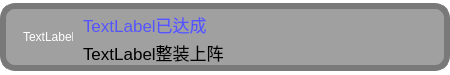
<?xml version="1.0" encoding="UTF-8"?>
<ui version="4.0">
 <class>Tips</class>
 <widget class="QDialog" name="Tips">
  <property name="geometry">
   <rect>
    <x>0</x>
    <y>0</y>
    <width>450</width>
    <height>75</height>
   </rect>
  </property>
  <property name="minimumSize">
   <size>
    <width>450</width>
    <height>75</height>
   </size>
  </property>
  <property name="maximumSize">
   <size>
    <width>450</width>
    <height>75</height>
   </size>
  </property>
  <property name="font">
   <font>
    <pointsize>9</pointsize>
   </font>
  </property>
  <property name="windowTitle">
   <string>Dialog</string>
  </property>
  <property name="styleSheet">
   <string notr="true">background-color: rgba(0, 0, 0,0);
</string>
  </property>
  <layout class="QGridLayout" name="gridLayout_2">
   <property name="leftMargin">
    <number>0</number>
   </property>
   <property name="topMargin">
    <number>0</number>
   </property>
   <property name="rightMargin">
    <number>0</number>
   </property>
   <property name="bottomMargin">
    <number>0</number>
   </property>
   <property name="spacing">
    <number>0</number>
   </property>
   <item row="0" column="0">
    <widget class="QWidget" name="widget" native="true">
     <property name="minimumSize">
      <size>
       <width>450</width>
       <height>68</height>
      </size>
     </property>
     <property name="maximumSize">
      <size>
       <width>450</width>
       <height>68</height>
      </size>
     </property>
     <property name="styleSheet">
      <string notr="true">border:0;
background-color: rgb(160, 160, 160);
border: 6px solid rgb(121, 121, 121);
border-radius:15px;</string>
     </property>
     <layout class="QGridLayout" name="gridLayout">
      <item row="0" column="2">
       <widget class="QLabel" name="achievementTitleLabel">
        <property name="minimumSize">
         <size>
          <width>354</width>
          <height>20</height>
         </size>
        </property>
        <property name="maximumSize">
         <size>
          <width>354</width>
          <height>20</height>
         </size>
        </property>
        <property name="font">
         <font>
          <pointsize>13</pointsize>
         </font>
        </property>
        <property name="styleSheet">
         <string notr="true">border:0;
border-radius:0;
color: rgb(85, 85, 255);</string>
        </property>
        <property name="text">
         <string>TextLabel已达成</string>
        </property>
       </widget>
      </item>
      <item row="0" column="1">
       <widget class="QLabel" name="iconLabel">
        <property name="minimumSize">
         <size>
          <width>50</width>
          <height>50</height>
         </size>
        </property>
        <property name="maximumSize">
         <size>
          <width>50</width>
          <height>50</height>
         </size>
        </property>
        <property name="styleSheet">
         <string notr="true">border:0;
color:white;
border-radius:0;</string>
        </property>
        <property name="text">
         <string>TextLabel</string>
        </property>
       </widget>
      </item>
      <item row="1" column="2">
       <widget class="QLabel" name="achievementLabel">
        <property name="minimumSize">
         <size>
          <width>354</width>
          <height>20</height>
         </size>
        </property>
        <property name="maximumSize">
         <size>
          <width>354</width>
          <height>20</height>
         </size>
        </property>
        <property name="font">
         <font>
          <pointsize>13</pointsize>
         </font>
        </property>
        <property name="styleSheet">
         <string notr="true">border:0;
border-radius:0;
color: rgb(0, 0, 0);</string>
        </property>
        <property name="text">
         <string>TextLabel整装上阵</string>
        </property>
       </widget>
      </item>
      <item row="0" column="0">
       <spacer name="horizontalSpacer">
        <property name="orientation">
         <enum>Qt::Horizontal</enum>
        </property>
        <property name="sizeType">
         <enum>QSizePolicy::Fixed</enum>
        </property>
        <property name="sizeHint" stdset="0">
         <size>
          <width>10</width>
          <height>20</height>
         </size>
        </property>
       </spacer>
      </item>
     </layout>
    </widget>
   </item>
  </layout>
 </widget>
 <resources/>
 <connections/>
</ui>
